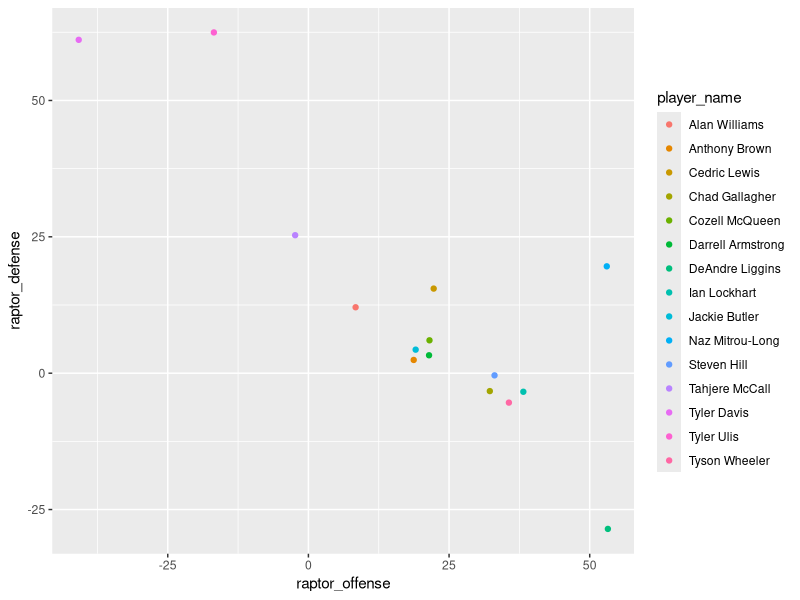

Reproduce this figure in R.
## ---- chunk 1
library(tidyverse)
nba<-read_csv("historical_RAPTOR_by_player.csv")
nba

## ---- chunk 2
nbatop <- filter(nba, raptor_total > 20)
nbatop
## ---- chunk 3
ggplot(nbatop)+
    geom_point(mapping = aes(x = raptor_offense, y = raptor_defense, color = player_name))
## ---- chunk 4
write_csv(nbatop, "nbatop.csv")
